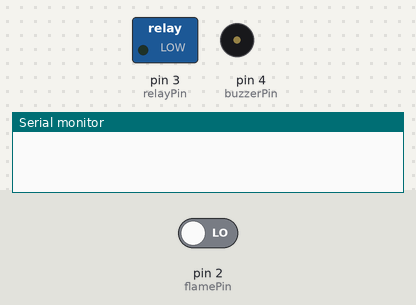
Bench run of a sketch on a simulated Arduino Uno, built with avr-gcc and run on an emulated ATmega328P. Shown: switched loads named in the sketch (green lamp = pin HIGH), buzzer (waves = sounding, pin HIGH), the last lines printed to the serial monitor. The test bench sets the inputs (shaded band); at power-on: pin 2 (flamePin) LOW.

Above: at 2.8 s.
2.9 s: pin 2 (flamePin) driven HIGH
At 3.9 s:
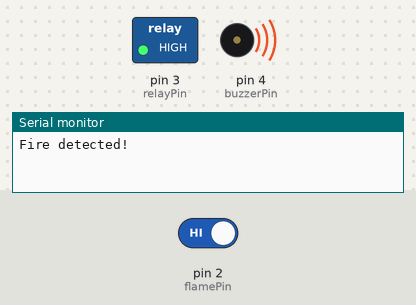
4.5 s: pin 2 (flamePin) driven LOW
At 5.4 s:
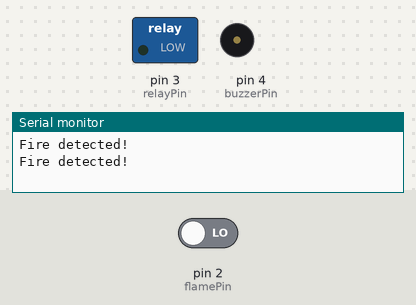
Timing chart, 0 to 7.5 s (numbered marks = the images above; inputs shaded):
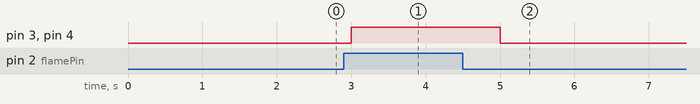

The sketch:

Fire_Sensor.ino
```cpp
int flamePin = 2;
int relayPin = 3;
int buzzerPin = 4;

void setup() {
  pinMode(flamePin, INPUT);
  pinMode(relayPin, OUTPUT);
  pinMode(buzzerPin, OUTPUT);
  Serial.begin(9600);
}

void loop() {

  int flameDetected = digitalRead(flamePin);

  if (flameDetected == HIGH) {
    // Flame detection
    Serial.println("Fire detected!");
    digitalWrite(relayPin, HIGH);  // Turn on the relay (water out through pump)
    digitalWrite(buzzerPin, HIGH); // Activate the buzzer
  }
  else {
    // No flame detection
    digitalWrite(relayPin, LOW);   // Turn off the relay
    digitalWrite(buzzerPin, LOW);  // Turn off the buzzer
  }

  delay(1000);
}
```

Measured:
- after the input at 2.9 s, pin 3 (relayPin), pin 4 (buzzerPin): LOW → HIGH after 0.10 s
- after the input at 4.5 s, pin 3 (relayPin), pin 4 (buzzerPin): HIGH → LOW after 0.50 s
